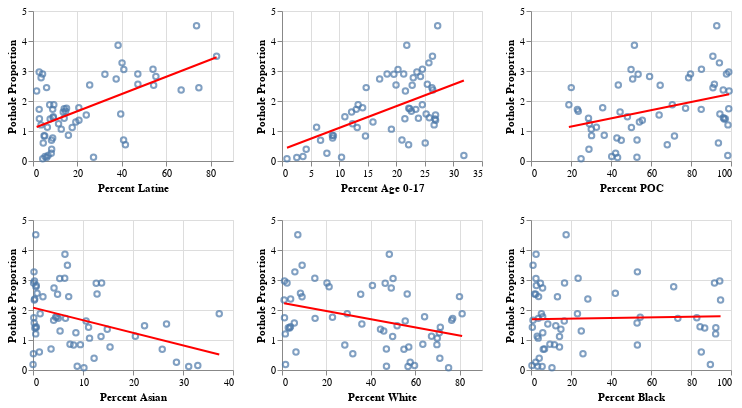

Notebook code cell kept with this figure:
### Code cell
# Create a list of the variables you want to plot against Pothole Proportion
variables = ['Percent Latine', 'Percent Age 0-17', 'Percent POC', 'Percent Asian', 'Percent White','Percent Black']

# Create a list to store the charts
charts = []

# Loop through the variables and create a regression plot for each
for variable in variables:
  chart = alt.Chart(demogsPotholesmerged_df).mark_point().encode(
      x=alt.X(variable, type='quantitative'),
      y=alt.Y('Pothole Proportion', type='quantitative'),
      tooltip=['ZIP_CODE', variable, 'Pothole Proportion']
  ).properties(
      width=200,
      height=150
  )

  # Add a regression line
  chart += chart.transform_regression(variable, 'Pothole Proportion').mark_line(color='red')

  charts.append(chart)


# Concatenate the charts into a single chart using alt.vconcat
top_row = alt.hconcat(*charts[:3])
bottom_row = alt.hconcat(*charts[3:])
combined_chart = alt.vconcat(top_row, bottom_row)

combined_chart

### Figure 1 — Vega-Lite specification as saved in the notebook (floating-point values rounded to 4 significant figures)
{"config": {"view": {"continuousWidth": 400, "continuousHeight": 300}}, "vconcat": [{"hconcat": [{"layer": [{"mark": "point", "encoding": {"tooltip": [{"field": "ZIP_CODE", "type": "nominal"}, {"field": "Percent Latine", "type": "quantitative"}, {"field": "Pothole Proportion", "type": "quantitative"}], "x": {"field": "Percent Latine", "type": "quantitative"}, "y": {"field": "Pothole Proportion", "type": "quantitative"}}, "height": 150, "width": 200}, {"mark": {"type": "line", "color": "red"}, "encoding": {"tooltip": [{"field": "ZIP_CODE", "type": "nominal"}, {"field": "Percent Latine", "type": "quantitative"}, {"field": "Pothole Proportion", "type": "quantitative"}], "x": {"field": "Percent Latine", "type": "quantitative"}, "y": {"field": "Pothole Proportion", "type": "quantitative"}}, "height": 150, "transform": [{"on": "Percent Latine", "regression": "Pothole Proportion"}], "width": 200}]}, {"layer": [{"mark": "point", "encoding": {"tooltip": [{"field": "ZIP_CODE", "type": "nominal"}, {"field": "Percent Age 0-17", "type": "quantitative"}, {"field": "Pothole Proportion", "type": "quantitative"}], "x": {"field": "Percent Age 0-17", "type": "quantitative"}, "y": {"field": "Pothole Proportion", "type": "quantitative"}}, "height": 150, "width": 200}, {"mark": {"type": "line", "color": "red"}, "encoding": {"tooltip": [{"field": "ZIP_CODE", "type": "nominal"}, {"field": "Percent Age 0-17", "type": "quantitative"}, {"field": "Pothole Proportion", "type": "quantitative"}], "x": {"field": "Percent Age 0-17", "type": "quantitative"}, "y": {"field": "Pothole Proportion", "type": "quantitative"}}, "height": 150, "transform": [{"on": "Percent Age 0-17", "regression": "Pothole Proportion"}], "width": 200}]}, {"layer": [{"mark": "point", "encoding": {"tooltip": [{"field": "ZIP_CODE", "type": "nominal"}, {"field": "Percent POC", "type": "quantitative"}, {"field": "Pothole Proportion", "type": "quantitative"}], "x": {"field": "Percent POC", "type": "quantitative"}, "y": {"field": "Pothole Proportion", "type": "quantitative"}}, "height": 150, "width": 200}, {"mark": {"type": "line", "color": "red"}, "encoding": {"tooltip": [{"field": "ZIP_CODE", "type": "nominal"}, {"field": "Percent POC", "type": "quantitative"}, {"field": "Pothole Proportion", "type": "quantitative"}], "x": {"field": "Percent POC", "type": "quantitative"}, "y": {"field": "Pothole Proportion", "type": "quantitative"}}, "height": 150, "transform": [{"on": "Percent POC", "regression": "Pothole Proportion"}], "width": 200}]}]}, {"hconcat": [{"layer": [{"mark": "point", "encoding": {"tooltip": [{"field": "ZIP_CODE", "type": "nominal"}, {"field": "Percent Asian", "type": "quantitative"}, {"field": "Pothole Proportion", "type": "quantitative"}], "x": {"field": "Percent Asian", "type": "quantitative"}, "y": {"field": "Pothole Proportion", "type": "quantitative"}}, "height": 150, "width": 200}, {"mark": {"type": "line", "color": "red"}, "encoding": {"tooltip": [{"field": "ZIP_CODE", "type": "nominal"}, {"field": "Percent Asian", "type": "quantitative"}, {"field": "Pothole Proportion", "type": "quantitative"}], "x": {"field": "Percent Asian", "type": "quantitative"}, "y": {"field": "Pothole Proportion", "type": "quantitative"}}, "height": 150, "transform": [{"on": "Percent Asian", "regression": "Pothole Proportion"}], "width": 200}]}, {"layer": [{"mark": "point", "encoding": {"tooltip": [{"field": "ZIP_CODE", "type": "nominal"}, {"field": "Percent White", "type": "quantitative"}, {"field": "Pothole Proportion", "type": "quantitative"}], "x": {"field": "Percent White", "type": "quantitative"}, "y": {"field": "Pothole Proportion", "type": "quantitative"}}, "height": 150, "width": 200}, {"mark": {"type": "line", "color": "red"}, "encoding": {"tooltip": [{"field": "ZIP_CODE", "type": "nominal"}, {"field": "Percent White", "type": "quantitative"}, {"field": "Pothole Proportion", "type": "quantitative"}], "x": {"field": "Percent White", "type": "quantitative"}, "y": {"field": "Pothole Proportion", "type": "quantitative"}}, "height": 150, "transform": [{"on": "Percent White", "regression": "Pothole Proportion"}], "width": 200}]}, {"layer": [{"mark": "point", "encoding": {"tooltip": [{"field": "ZIP_CODE", "type": "nominal"}, {"field": "Percent Black", "type": "quantitative"}, {"field": "Pothole Proportion", "type": "quantitative"}], "x": {"field": "Percent Black", "type": "quantitative"}, "y": {"field": "Pothole Proportion", "type": "quantitative"}}, "height": 150, "width": 200}, {"mark": {"type": "line", "color": "red"}, "encoding": {"tooltip": [{"field": "ZIP_CODE", "type": "nominal"}, {"field": "Percent Black", "type": "quantitative"}, {"field": "Pothole Proportion", "type": "quantitative"}], "x": {"field": "Percent Black", "type": "quantitative"}, "y": {"field": "Pothole Proportion", "type": "quantitative"}}, "height": 150, "transform": [{"on": "Percent Black", "regression": "Pothole Proportion"}], "width": 200}]}]}], "data": {"name": "data-7022dec28c17dc42c24226c8337153cd"}, "$schema": "https://vega.github.io/schema/vega-lite/v4.17.0.json", "datasets": {"data-7022dec28c17dc42c24226c8337153cd": [{"ZIP_CODE": "60601", "Pothole Proportion": 0.6883, "zip": "60601", "Percent Age 0-17": 6.748, "Percent Age 70-79": 6.147, "Percent Female": 55.8, "Percent Male": 44.2, "Percent Latine": 8.336, "Percent Asian": 25.85, "Percent Black": 6.133, "Percent White": 54.88, "Percent Other Race": 4.803, "Percent POC": 45.12}, {"ZIP_CODE": "60602", "Pothole Proportion": 0.1241, "zip": "60602", "Percent Age 0-17": 10.42, "Percent Age 70-79": 0.613, "Percent Female": 47.29, "Percent Male": 52.71, "Percent Latine": 27.23, "Percent Asian": 8.844, "Percent Black": 3.327, "Percent White": 47.02, "Percent Other Race": 13.57, "Percent POC": 52.98}, {"ZIP_CODE": "60603", "Pothole Proportion": 0.1146, "zip": "60603", "Percent Age 0-17": 2.588, "Percent Age 70-79": 7.294, "Percent Female": 46.67, "Percent Male": 53.33, "Percent Latine": 6.118, "Percent Asian": 31.14, "Percent Black": 5.569, "Percent White": 56.71, "Percent Other Race": 0.4706, "Percent POC": 43.29}, {"ZIP_CODE": "60604", "Pothole Proportion": 0.07559, "zip": "60604", "Percent Age 0-17": 0.8734, "Percent Age 70-79": 4.803, "Percent Female": 61.28, "Percent Male": 38.72, "Percent Latine": 4.367, "Percent Asian": 10.19, "Percent Black": 10.48, "Percent White": 74.96, "Percent Other Race": 0.0, "Percent POC": 25.04}, {"ZIP_CODE": "60605", "Pothole Proportion": 0.7646, "zip": "60605", "Percent Age 0-17": 8.857, "Percent Age 70-79": 5.113, "Percent Female": 51.11, "Percent Male": 48.89, "Percent Latine": 8.857, "Percent Asian": 15.41, "Percent Black": 14.25, "Percent White": 57.04, "Percent Other Race": 4.449, "Percent POC": 42.96}, {"ZIP_CODE": "60606", "Pothole Proportion": 0.1496, "zip": "60606", "Percent Age 0-17": 3.669, "Percent Age 70-79": 4.73, "Percent Female": 47.51, "Percent Male": 52.49, "Percent Latine": 5.428, "Percent Asian": 32.96, "Percent Black": 0.4851, "Percent White": 59.64, "Percent Other Race": 1.486, "Percent POC": 40.36}, {"ZIP_CODE": "60607", "Pothole Proportion": 1.478, "zip": "60607", "Percent Age 0-17": 11.0, "Percent Age 70-79": 2.081, "Percent Female": 49.35, "Percent Male": 50.65, "Percent Latine": 9.146, "Percent Asian": 22.31, "Percent Black": 12.39, "Percent White": 51.8, "Percent Other Race": 4.355, "Percent POC": 48.2}, {"ZIP_CODE": "60608", "Pothole Proportion": 2.903, "zip": "60608", "Percent Age 0-17": 18.39, "Percent Age 70-79": 4.054, "Percent Female": 44.12, "Percent Male": 55.88, "Percent Latine": 47.17, "Percent Asian": 13.72, "Percent Black": 16.78, "Percent White": 20.25, "Percent Other Race": 2.082, "Percent POC": 79.75}, {"ZIP_CODE": "60609", "Pothole Proportion": 3.062, "zip": "60609", "Percent Age 0-17": 24.57, "Percent Age 70-79": 6.177, "Percent Female": 50.05, "Percent Male": 49.95, "Percent Latine": 54.0, "Percent Asian": 6.343, "Percent Black": 23.56, "Percent White": 14.78, "Percent Other Race": 1.319, "Percent POC": 85.22}, {"ZIP_CODE": "60610", "Pothole Proportion": 0.8458, "zip": "60610", "Percent Age 0-17": 8.998, "Percent Age 70-79": 6.942, "Percent Female": 52.08, "Percent Male": 47.92, "Percent Latine": 4.971, "Percent Asian": 9.474, "Percent Black": 11.71, "Percent White": 69.71, "Percent Other Race": 4.139, "Percent POC": 30.29}, {"ZIP_CODE": "60611", "Pothole Proportion": 1.125, "zip": "60611", "Percent Age 0-17": 6.056, "Percent Age 70-79": 10.42, "Percent Female": 52.67, "Percent Male": 47.33, "Percent Latine": 6.458, "Percent Asian": 20.47, "Percent Black": 3.116, "Percent White": 67.28, "Percent Other Race": 2.671, "Percent POC": 32.72}, {"ZIP_CODE": "60612", "Pothole Proportion": 1.756, "zip": "60612", "Percent Age 0-17": 22.18, "Percent Age 70-79": 4.303, "Percent Female": 52.85, "Percent Male": 47.15, "Percent Latine": 15.1, "Percent Asian": 4.527, "Percent Black": 54.61, "Percent White": 22.72, "Percent Other Race": 3.052, "Percent POC": 77.28}, {"ZIP_CODE": "60613", "Pothole Proportion": 1.244, "zip": "60613", "Percent Age 0-17": 12.35, "Percent Age 70-79": 4.249, "Percent Female": 49.43, "Percent Male": 50.57, "Percent Latine": 11.49, "Percent Asian": 8.581, "Percent Black": 5.893, "Percent White": 70.78, "Percent Other Race": 3.251, "Percent POC": 29.22}, {"ZIP_CODE": "60614", "Pothole Proportion": 2.446, "zip": "60614", "Percent Age 0-17": 14.73, "Percent Age 70-79": 4.336, "Percent Female": 49.47, "Percent Male": 50.53, "Percent Latine": 6.116, "Percent Asian": 7.138, "Percent Black": 3.791, "Percent White": 79.87, "Percent Other Race": 3.084, "Percent POC": 20.13}, {"ZIP_CODE": "60615", "Pothole Proportion": 0.8307, "zip": "60615", "Percent Age 0-17": 14.61, "Percent Age 70-79": 5.646, "Percent Female": 54.51, "Percent Male": 45.49, "Percent Latine": 5.279, "Percent Asian": 8.128, "Percent Black": 53.2, "Percent White": 28.26, "Percent Other Race": 5.133, "Percent POC": 71.74}, {"ZIP_CODE": "60616", "Pothole Proportion": 1.877, "zip": "60616", "Percent Age 0-17": 13.32, "Percent Age 70-79": 5.983, "Percent Female": 51.89, "Percent Male": 48.11, "Percent Latine": 7.512, "Percent Asian": 37.25, "Percent Black": 23.23, "Percent White": 29.35, "Percent Other Race": 2.66, "Percent POC": 70.65}, {"ZIP_CODE": "60617", "Pothole Proportion": 3.271, "zip": "60617", "Percent Age 0-17": 25.71, "Percent Age 70-79": 6.845, "Percent Female": 54.65, "Percent Male": 45.35, "Percent Latine": 40.07, "Percent Asian": 0.2031, "Percent Black": 53.2, "Percent White": 5.796, "Percent Other Race": 0.7222, "Percent POC": 94.2}, {"ZIP_CODE": "60618", "Pothole Proportion": 3.857, "zip": "60618", "Percent Age 0-17": 21.84, "Percent Age 70-79": 4.048, "Percent Female": 50.32, "Percent Male": 49.68, "Percent Latine": 38.29, "Percent Asian": 6.392, "Percent Black": 2.542, "Percent White": 48.29, "Percent Other Race": 4.487, "Percent POC": 51.71}, {"ZIP_CODE": "60619", "Pothole Proportion": 2.337, "zip": "60619", "Percent Age 0-17": 21.6, "Percent Age 70-79": 6.826, "Percent Female": 55.93, "Percent Male": 44.07, "Percent Latine": 1.643, "Percent Asian": 0.2646, "Percent Black": 94.79, "Percent White": 0.9562, "Percent Other Race": 2.347, "Percent POC": 99.04}, {"ZIP_CODE": "60620", "Pothole Proportion": 2.965, "zip": "60620", "Percent Age 0-17": 23.61, "Percent Age 70-79": 7.335, "Percent Female": 55.14, "Percent Male": 44.86, "Percent Latine": 2.793, "Percent Asian": 0.2941, "Percent Black": 94.37, "Percent White": 1.116, "Percent Other Race": 1.425, "Percent POC": 98.88}, {"ZIP_CODE": "60621", "Pothole Proportion": 1.204, "zip": "60621", "Percent Age 0-17": 26.63, "Percent Age 70-79": 5.973, "Percent Female": 52.52, "Percent Male": 47.48, "Percent Latine": 3.614, "Percent Asian": 0.5426, "Percent Black": 92.32, "Percent White": 1.5, "Percent Other Race": 2.027, "Percent POC": 98.5}, {"ZIP_CODE": "60622", "Pothole Proportion": 1.773, "zip": "60622", "Percent Age 0-17": 14.11, "Percent Age 70-79": 2.609, "Percent Female": 49.73, "Percent Male": 50.27, "Percent Latine": 20.62, "Percent Asian": 4.767, "Percent Black": 5.835, "Percent White": 64.16, "Percent Other Race": 4.615, "Percent POC": 35.84}, {"ZIP_CODE": "60623", "Pothole Proportion": 2.365, "zip": "60623", "Percent Age 0-17": 26.39, "Percent Age 70-79": 6.463, "Percent Female": 51.53, "Percent Male": 48.47, "Percent Latine": 66.67, "Percent Asian": 0.34, "Percent Black": 28.43, "Percent White": 3.881, "Percent Other Race": 0.6735, "Percent POC": 96.12}, {"ZIP_CODE": "60624", "Pothole Proportion": 1.404, "zip": "60624", "Percent Age 0-17": 26.77, "Percent Age 70-79": 4.302, "Percent Female": 51.58, "Percent Male": 48.42, "Percent Latine": 7.73, "Percent Asian": 0.3704, "Percent Black": 86.85, "Percent White": 3.412, "Percent Other Race": 1.638, "Percent POC": 96.59}, {"ZIP_CODE": "60625", "Pothole Proportion": 2.891, "zip": "60625", "Percent Age 0-17": 19.58, "Percent Age 70-79": 3.785, "Percent Female": 50.61, "Percent Male": 49.39, "Percent Latine": 32.36, "Percent Asian": 12.65, "Percent Black": 4.723, "Percent White": 46.44, "Percent Other Race": 3.831, "Percent POC": 53.56}, {"ZIP_CODE": "60626", "Pothole Proportion": 1.301, "zip": "60626", "Percent Age 0-17": 15.92, "Percent Age 70-79": 4.33, "Percent Female": 50.34, "Percent Male": 49.66, "Percent Latine": 19.27, "Percent Asian": 5.416, "Percent Black": 25.14, "Percent White": 45.79, "Percent Other Race": 4.378, "Percent POC": 54.21}, {"ZIP_CODE": "60628", "Pothole Proportion": 2.897, "zip": "60628", "Percent Age 0-17": 21.3, "Percent Age 70-79": 7.536, "Percent Female": 54.21, "Percent Male": 45.79, "Percent Latine": 4.303, "Percent Asian": 0.1225, "Percent Black": 91.75, "Percent White": 2.267, "Percent Other Race": 1.558, "Percent POC": 97.73}, {"ZIP_CODE": "60629", "Pothole Proportion": 4.511, "zip": "60629", "Percent Age 0-17": 27.24, "Percent Age 70-79": 7.152, "Percent Female": 50.01, "Percent Male": 49.99, "Percent Latine": 73.6, "Percent Asian": 0.5536, "Percent Black": 17.56, "Percent White": 7.117, "Percent Other Race": 1.166, "Percent POC": 92.88}, {"ZIP_CODE": "60630", "Pothole Proportion": 2.533, "zip": "60630", "Percent Age 0-17": 19.95, "Percent Age 70-79": 6.485, "Percent Female": 49.98, "Percent Male": 50.02, "Percent Latine": 25.51, "Percent Asian": 12.81, "Percent Black": 1.811, "Percent White": 56.35, "Percent Other Race": 3.52, "Percent POC": 43.65}, {"ZIP_CODE": "60631", "Pothole Proportion": 1.658, "zip": "60631", "Percent Age 0-17": 22.64, "Percent Age 70-79": 6.035, "Percent Female": 50.72, "Percent Male": 49.28, "Percent Latine": 14.68, "Percent Asian": 4.126, "Percent Black": 1.004, "Percent White": 76.37, "Percent Other Race": 3.822, "Percent POC": 23.63}, {"ZIP_CODE": "60632", "Pothole Proportion": 3.495, "zip": "60632", "Percent Age 0-17": 26.33, "Percent Age 70-79": 6.038, "Percent Female": 48.69, "Percent Male": 51.31, "Percent Latine": 82.62, "Percent Asian": 6.888, "Percent Black": 1.008, "Percent White": 9.058, "Percent Other Race": 0.4279, "Percent POC": 90.94}, {"ZIP_CODE": "60633", "Pothole Proportion": 0.5395, "zip": "60633", "Percent Age 0-17": 22.16, "Percent Age 70-79": 6.249, "Percent Female": 51.03, "Percent Male": 48.97, "Percent Latine": 41.59, "Percent Asian": 0.0789, "Percent Black": 26.0, "Percent White": 31.87, "Percent Other Race": 0.4655, "Percent POC": 68.13}, {"ZIP_CODE": "60634", "Pothole Proportion": 3.047, "zip": "60634", "Percent Age 0-17": 20.3, "Percent Age 70-79": 7.282, "Percent Female": 51.88, "Percent Male": 48.12, "Percent Latine": 40.87, "Percent Asian": 5.35, "Percent Black": 2.475, "Percent White": 49.98, "Percent Other Race": 1.333, "Percent POC": 50.02}, {"ZIP_CODE": "60636", "Pothole Proportion": 1.741, "zip": "60636", "Percent Age 0-17": 22.35, "Percent Age 70-79": 11.5, "Percent Female": 51.83, "Percent Male": 48.17, "Percent Latine": 14.05, "Percent Asian": 0.1611, "Percent Black": 82.9, "Percent White": 1.121, "Percent Other Race": 1.762, "Percent POC": 98.88}, {"ZIP_CODE": "60637", "Pothole Proportion": 1.721, "zip": "60637", "Percent Age 0-17": 23.42, "Percent Age 70-79": 5.172, "Percent Female": 55.01, "Percent Male": 44.99, "Percent Latine": 2.781, "Percent Asian": 5.055, "Percent Black": 73.42, "Percent White": 14.89, "Percent Other Race": 3.853, "Percent POC": 85.11}, {"ZIP_CODE": "60638", "Pothole Proportion": 2.814, "zip": "60638", "Percent Age 0-17": 24.24, "Percent Age 70-79": 4.908, "Percent Female": 49.1, "Percent Male": 50.9, "Percent Latine": 55.3, "Percent Asian": 0.6513, "Percent Black": 2.685, "Percent White": 40.7, "Percent Other Race": 0.6632, "Percent POC": 59.3}, {"ZIP_CODE": "60639", "Pothole Proportion": 2.44, "zip": "60639", "Percent Age 0-17": 26.24, "Percent Age 70-79": 4.986, "Percent Female": 50.56, "Percent Male": 49.44, "Percent Latine": 74.64, "Percent Asian": 1.99, "Percent Black": 13.22, "Percent White": 9.014, "Percent Other Race": 1.134, "Percent POC": 90.99}, {"ZIP_CODE": "60640", "Pothole Proportion": 1.635, "zip": "60640", "Percent Age 0-17": 12.18, "Percent Age 70-79": 5.142, "Percent Female": 47.72, "Percent Male": 52.28, "Percent Latine": 13.61, "Percent Asian": 10.62, "Percent Black": 16.63, "Percent White": 55.45, "Percent Other Race": 3.68, "Percent POC": 44.55}, {"ZIP_CODE": "60641", "Pothole Proportion": 2.521, "zip": "60641", "Percent Age 0-17": 22.78, "Percent Age 70-79": 5.107, "Percent Female": 51.41, "Percent Male": 48.59, "Percent Latine": 54.3, "Percent Asian": 4.911, "Percent Black": 2.386, "Percent White": 35.41, "Percent Other Race": 2.997, "Percent POC": 64.59}, {"ZIP_CODE": "60642", "Pothole Proportion": 0.8585, "zip": "60642", "Percent Age 0-17": 8.814, "Percent Age 70-79": 1.867, "Percent Female": 49.93, "Percent Male": 50.07, "Percent Latine": 15.94, "Percent Asian": 7.406, "Percent Black": 9.455, "Percent White": 63.37, "Percent Other Race": 3.832, "Percent POC": 36.63}, {"ZIP_CODE": "60643", "Pothole Proportion": 2.772, "zip": "60643", "Percent Age 0-17": 22.97, "Percent Age 70-79": 6.569, "Percent Female": 54.15, "Percent Male": 45.85, "Percent Latine": 3.649, "Percent Asian": 0.5864, "Percent Black": 71.35, "Percent White": 21.2, "Percent Other Race": 3.217, "Percent POC": 78.8}, {"ZIP_CODE": "60644", "Pothole Proportion": 1.439, "zip": "60644", "Percent Age 0-17": 25.78, "Percent Age 70-79": 6.322, "Percent Female": 53.75, "Percent Male": 46.25, "Percent Latine": 9.101, "Percent Asian": 0.6362, "Percent Black": 84.53, "Percent White": 3.802, "Percent Other Race": 1.925, "Percent POC": 96.2}, {"ZIP_CODE": "60645", "Pothole Proportion": 1.356, "zip": "60645", "Percent Age 0-17": 26.87, "Percent Age 70-79": 5.481, "Percent Female": 49.48, "Percent Male": 50.52, "Percent Latine": 20.69, "Percent Asian": 14.85, "Percent Black": 14.95, "Percent White": 44.33, "Percent Other Race": 5.185, "Percent POC": 55.67}, {"ZIP_CODE": "60646", "Pothole Proportion": 1.424, "zip": "60646", "Percent Age 0-17": 23.88, "Percent Age 70-79": 7.775, "Percent Female": 54.07, "Percent Male": 45.93, "Percent Latine": 14.03, "Percent Asian": 11.11, "Percent Black": 0.6752, "Percent White": 71.25, "Percent Other Race": 2.936, "Percent POC": 28.75}, {"ZIP_CODE": "60647", "Pothole Proportion": 2.736, "zip": "60647", "Percent Age 0-17": 17.09, "Percent Age 70-79": 2.948, "Percent Female": 50.03, "Percent Male": 49.97, "Percent Latine": 37.43, "Percent Asian": 4.203, "Percent Black": 5.798, "Percent White": 49.17, "Percent Other Race": 3.399, "Percent POC": 50.83}, {"ZIP_CODE": "60649", "Pothole Proportion": 1.406, "zip": "60649", "Percent Age 0-17": 21.51, "Percent Age 70-79": 6.107, "Percent Female": 54.14, "Percent Male": 45.86, "Percent Latine": 2.877, "Percent Asian": 0.6003, "Percent Black": 92.41, "Percent White": 2.846, "Percent Other Race": 1.262, "Percent POC": 97.15}, {"ZIP_CODE": "60651", "Pothole Proportion": 1.565, "zip": "60651", "Percent Age 0-17": 25.23, "Percent Age 70-79": 5.228, "Percent Female": 53.06, "Percent Male": 46.94, "Percent Latine": 39.48, "Percent Asian": 0.2491, "Percent Black": 53.05, "Percent White": 5.543, "Percent Other Race": 1.682, "Percent POC": 94.46}, {"ZIP_CODE": "60652", "Pothole Proportion": 2.56, "zip": "60652", "Percent Age 0-17": 25.43, "Percent Age 70-79": 4.71, "Percent Female": 51.08, "Percent Male": 48.92, "Percent Latine": 47.21, "Percent Asian": 0.8233, "Percent Black": 42.18, "Percent White": 8.313, "Percent Other Race": 1.481, "Percent POC": 91.69}, {"ZIP_CODE": "60653", "Pothole Proportion": 0.5983, "zip": "60653", "Percent Age 0-17": 25.06, "Percent Age 70-79": 5.953, "Percent Female": 58.37, "Percent Male": 41.63, "Percent Latine": 4.615, "Percent Asian": 1.275, "Percent Black": 85.14, "Percent White": 6.292, "Percent Other Race": 2.677, "Percent POC": 93.71}, {"ZIP_CODE": "60654", "Pothole Proportion": 0.3946, "zip": "60654", "Percent Age 0-17": 4.236, "Percent Age 70-79": 2.813, "Percent Female": 49.33, "Percent Male": 50.67, "Percent Latine": 8.395, "Percent Asian": 12.22, "Percent Black": 4.108, "Percent White": 71.02, "Percent Other Race": 4.255, "Percent POC": 28.98}, {"ZIP_CODE": "60655", "Pothole Proportion": 1.871, "zip": "60655", "Percent Age 0-17": 24.56, "Percent Age 70-79": 6.292, "Percent Female": 50.34, "Percent Male": 49.66, "Percent Latine": 9.36, "Percent Asian": 1.43, "Percent Black": 5.21, "Percent White": 81.06, "Percent Other Race": 2.943, "Percent POC": 18.94}, {"ZIP_CODE": "60656", "Pothole Proportion": 1.062, "zip": "60656", "Percent Age 0-17": 19.15, "Percent Age 70-79": 7.082, "Percent Female": 48.25, "Percent Male": 51.75, "Percent Latine": 12.72, "Percent Asian": 11.31, "Percent Black": 3.607, "Percent White": 69.87, "Percent Other Race": 2.498, "Percent POC": 30.13}, {"ZIP_CODE": "60657", "Pothole Proportion": 1.721, "zip": "60657", "Percent Age 0-17": 12.99, "Percent Age 70-79": 3.49, "Percent Female": 47.82, "Percent Male": 52.18, "Percent Latine": 8.865, "Percent Asian": 6.501, "Percent Black": 3.672, "Percent White": 76.8, "Percent Other Race": 4.16, "Percent POC": 23.2}, {"ZIP_CODE": "60659", "Pothole Proportion": 1.535, "zip": "60659", "Percent Age 0-17": 26.87, "Percent Age 70-79": 4.439, "Percent Female": 50.9, "Percent Male": 49.1, "Percent Latine": 23.97, "Percent Asian": 26.71, "Percent Black": 8.411, "Percent White": 35.94, "Percent Other Race": 4.969, "Percent POC": 64.06}, {"ZIP_CODE": "60660", "Pothole Proportion": 1.117, "zip": "60660", "Percent Age 0-17": 13.16, "Percent Age 70-79": 6.077, "Percent Female": 49.32, "Percent Male": 50.68, "Percent Latine": 17.64, "Percent Asian": 13.6, "Percent Black": 14.26, "Percent White": 49.79, "Percent Other Race": 4.71, "Percent POC": 50.21}, {"ZIP_CODE": "60661", "Pothole Proportion": 0.2602, "zip": "60661", "Percent Age 0-17": 7.857, "Percent Age 70-79": 0.9844, "Percent Female": 48.49, "Percent Male": 51.51, "Percent Latine": 8.218, "Percent Asian": 28.69, "Percent Black": 2.366, "Percent White": 57.69, "Percent Other Race": 3.034, "Percent POC": 42.31}, {"ZIP_CODE": "60666", "Pothole Proportion": 0.02387, "zip": "60666", "Percent Age 0-17": null, "Percent Age 70-79": null, "Percent Female": null, "Percent Male": null, "Percent Latine": null, "Percent Asian": null, "Percent Black": null, "Percent White": null, "Percent Other Race": null, "Percent POC": null}, {"ZIP_CODE": "60707", "Pothole Proportion": 0.6978, "zip": "60707", "Percent Age 0-17": 20.99, "Percent Age 70-79": 7.395, "Percent Female": 53.11, "Percent Male": 46.89, "Percent Latine": 40.76, "Percent Asian": 3.609, "Percent Black": 6.769, "Percent White": 46.98, "Percent Other Race": 1.883, "Percent POC": 53.02}, {"ZIP_CODE": "60827", "Pothole Proportion": 0.1854, "zip": "60827", "Percent Age 0-17": 31.83, "Percent Age 70-79": 3.995, "Percent Female": 54.92, "Percent Male": 45.08, "Percent Latine": 6.782, "Percent Asian": 0.01153, "Percent Black": 89.69, "Percent White": 1.599, "Percent Other Race": 1.918, "Percent POC": 98.4}]}}
